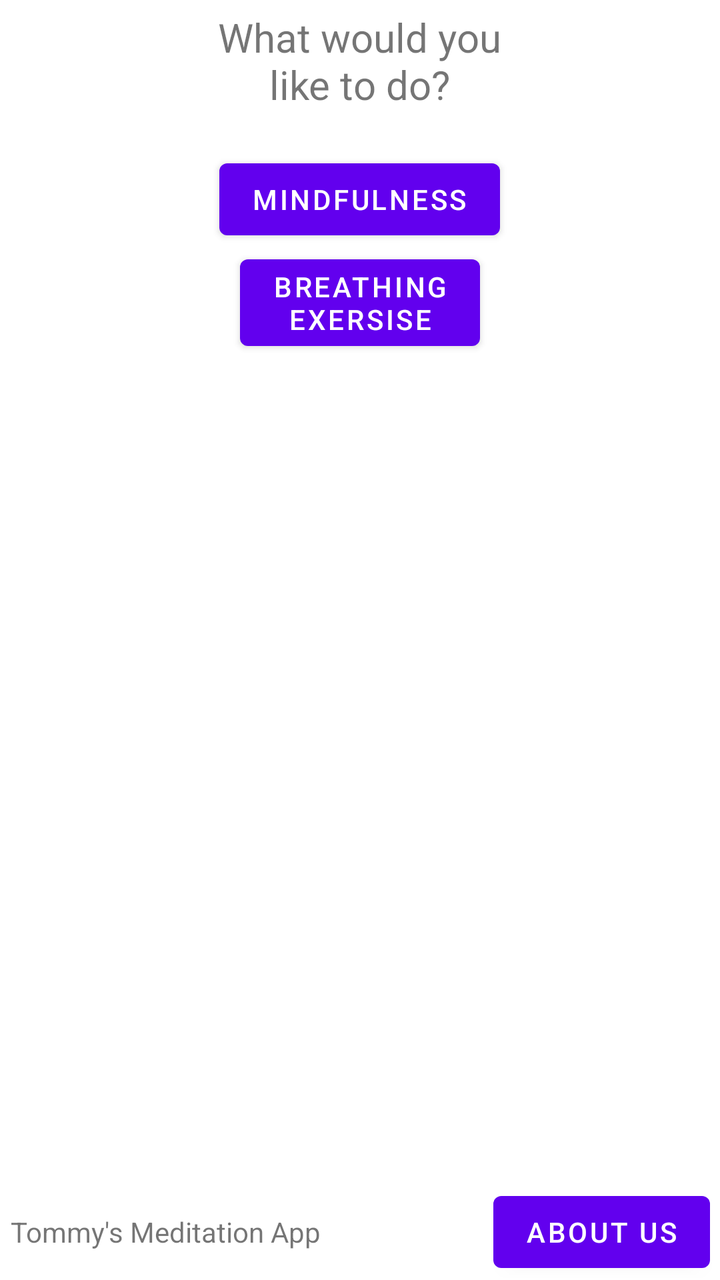
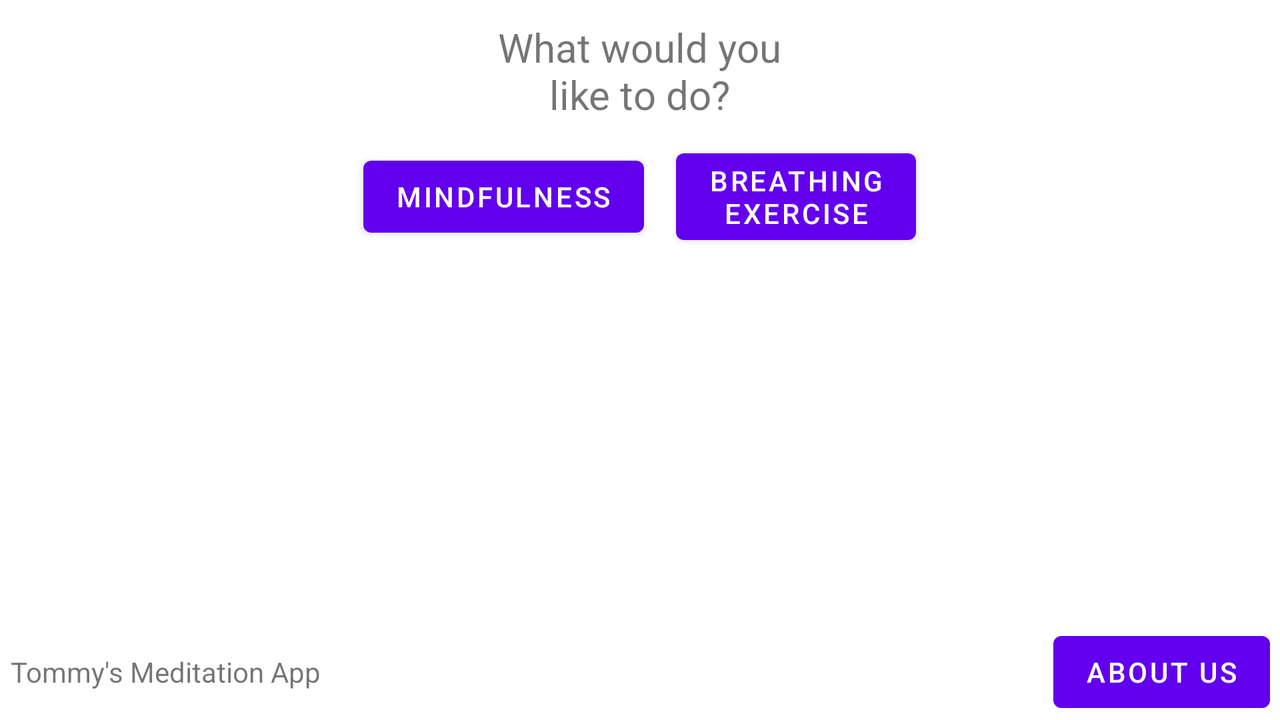

One screen, two layout resources from the same app: the default and the repository's alternative for another configuration. Each is rendered where Android would select it; the XML of both is given below.
<!-- AndroidManifest.xml: application theme AppTheme -->
<!-- res/layout/activity_session_type.xml -->
<?xml version="1.0" encoding="utf-8"?>
<RelativeLayout xmlns:android="http://schemas.android.com/apk/res/android"
    xmlns:app="http://schemas.android.com/apk/res-auto"
    xmlns:tools="http://schemas.android.com/tools"
    android:layout_width="match_parent"
    android:layout_height="match_parent"
    tools:context=".SessionTypeActivity">

    <TextView
        android:layout_width="wrap_content"
        android:layout_height="wrap_content"
        android:text="What would you\nlike to do?"
        android:textSize="20dp"
        android:layout_centerHorizontal="true"
        android:id="@+id/tvChoice"
        android:gravity="center"
        android:layout_marginTop="5dp"
        android:layout_marginBottom="20dp"/>

    <Button
        android:layout_width="wrap_content"
        android:layout_height="wrap_content"
        android:text="Mindfulness"
        android:id="@+id/btnMindfulness"
        android:layout_centerHorizontal="true"
        android:layout_below="@+id/tvChoice"/>

    <Button
        android:layout_width="wrap_content"
        android:layout_height="wrap_content"
        android:text="Breathing\nExersise"
        android:id="@+id/btnBreathing"
        android:layout_below="@+id/btnMindfulness"
        android:layout_centerInParent="true"/>

    <include layout="@layout/footer"/>

</RelativeLayout>
<!-- res/layout/footer.xml (included above) -->
<?xml version="1.0" encoding="utf-8"?>
<RelativeLayout xmlns:android="http://schemas.android.com/apk/res/android"
    android:layout_width="match_parent"
    android:layout_height="wrap_content"
    android:layout_alignParentBottom="true">

    <TextView
        android:id="@+id/tvFooter"
        android:layout_width="wrap_content"
        android:layout_height="wrap_content"
        android:text="Tommy's Meditation App"
        android:gravity="right"
        android:layout_centerVertical="true"
        android:layout_marginStart="5dp"/>
    <Button
        android:layout_width="wrap_content"
        android:layout_height="wrap_content"
        android:id="@+id/btnAbout"
        android:text="About us"
        android:layout_alignParentEnd="true"
        android:layout_marginEnd="5dp"
        android:onClick="onAboutButtonClick"
        />

</RelativeLayout>
<!-- resources referenced by this layout -->
<resources>
  <style name="AppTheme" parent="Theme.MaterialComponents.Light">
          
      </style>
</resources>
<!-- res/layout-land/activity_session_type.xml (the repository's variant of the layout above) -->
<!-- drawn on the phone turned sideways -->
<?xml version="1.0" encoding="utf-8"?>
<RelativeLayout xmlns:android="http://schemas.android.com/apk/res/android"
    xmlns:app="http://schemas.android.com/apk/res-auto"
    xmlns:tools="http://schemas.android.com/tools"
    android:layout_width="match_parent"
    android:layout_height="match_parent"
    tools:context=".SessionTypeActivity">

    <TextView
        android:layout_width="wrap_content"
        android:layout_height="wrap_content"
        android:text="What would you\nlike to do?"
        android:textSize="20dp"
        android:layout_centerHorizontal="true"
        android:id="@+id/tvChoice"
        android:layout_marginTop="10dp"
        android:gravity="center"/>

    <LinearLayout
        android:layout_width="match_parent"
        android:layout_height="wrap_content"
        android:orientation="horizontal"
        android:gravity="center"
        android:layout_marginTop="10dp"
        android:layout_below="@id/tvChoice">

        <Button
            android:layout_width="wrap_content"
            android:layout_height="wrap_content"
            android:text="Mindfulness"
            android:id="@+id/btnMindfulness"
            android:layout_gravity="center"
            android:layout_marginEnd="8dp" />

        <Button
            android:layout_width="wrap_content"
            android:layout_height="wrap_content"
            android:text="Breathing\nExercise"
            android:id="@+id/btnBreathing"
            android:layout_gravity="center"
            android:layout_marginStart="8dp" />

    </LinearLayout>

    <include layout="@layout/footer"/>

</RelativeLayout>
